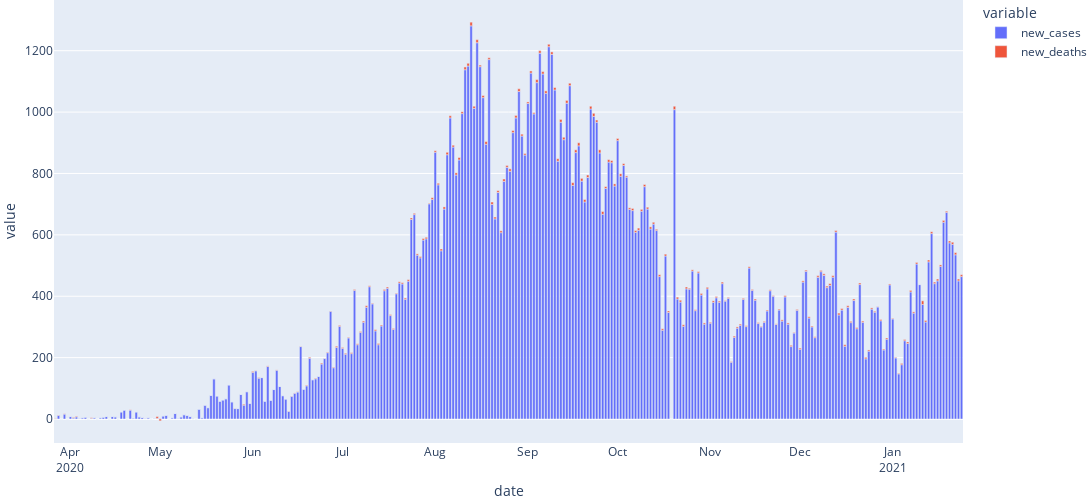

The notebook cell this image was saved under:
### Code cell
venb_2_bar = b_2_bar(df= ven_dd, x= ven_dd['date'], y=ven_dd.columns, title= 'VEN covid deaths')

### Figure 1 — Plotly figure (JSON) as saved in the notebook; plotly's stock layout.template omitted (floating-point values rounded to 4 significant figures; data arrays with more than 128 entries replaced by an {"elided": "..."} marker saying what was removed)
{"data": [{"alignmentgroup": "True", "hovertemplate": "variable=new_cases<br>date=%{x}<br>value=%{y}<extra></extra>", "legendgroup": "new_cases", "marker": {"color": "#636efa"}, "name": "new_cases", "offsetgroup": "new_cases", "orientation": "v", "showlegend": true, "textposition": "auto", "type": "bar", "x": {"elided": "304 str values"}, "xaxis": "x", "y": {"elided": "304 int values"}, "yaxis": "y"}, {"alignmentgroup": "True", "hovertemplate": "variable=new_deaths<br>date=%{x}<br>value=%{y}<extra></extra>", "legendgroup": "new_deaths", "marker": {"color": "#EF553B"}, "name": "new_deaths", "offsetgroup": "new_deaths", "orientation": "v", "showlegend": true, "textposition": "auto", "type": "bar", "x": {"elided": "304 str values"}, "xaxis": "x", "y": {"elided": "304 int values"}, "yaxis": "y"}], "layout": {"autosize": false, "barmode": "relative", "height": 500, "legend": {"title": {"text": "variable"}, "tracegroupgap": 0}, "margin": {"b": 0, "l": 0, "r": 0, "t": 0}, "title": {"text": "VEN covid deaths"}, "width": 5000, "xaxis": {"anchor": "y", "domain": [0, 1], "dtick": "M1", "tickformat": "%b\n%Y", "title": {"text": "date"}}, "yaxis": {"anchor": "x", "domain": [0, 1], "title": {"text": "value"}}}}
